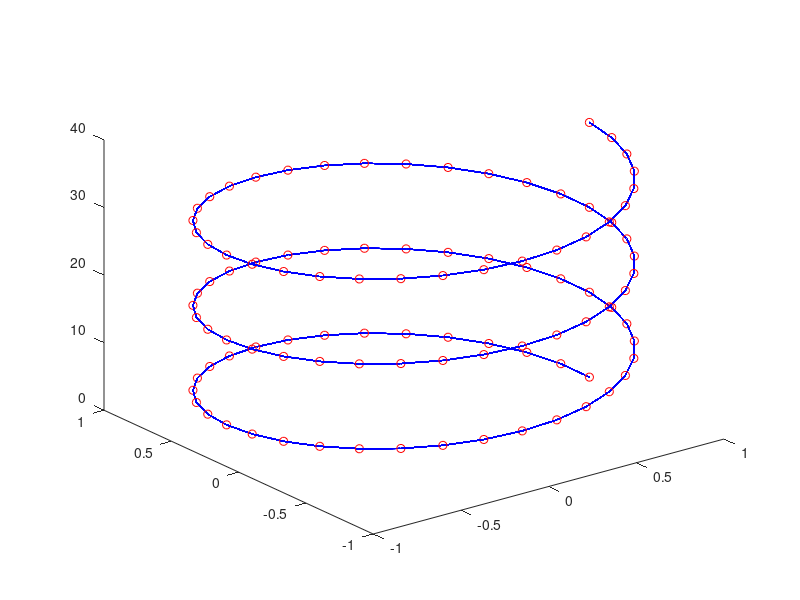

MATLAB code to generate this figure:
%sa se reprezinte miscarea unui punct pe o curba 3D:
%x=cos(t), y=sin(t), z=2t, t in [0, 6pi]
t=linspace(0, 6*pi, 100);
x=cos(t);
y=sin(t);
z=2*t;
for i=1:length(t)
plot3(x,y,z,'color','b')
hold on
plot3(x(i),y(i),z(i),'or')
hold on
drawnow
end